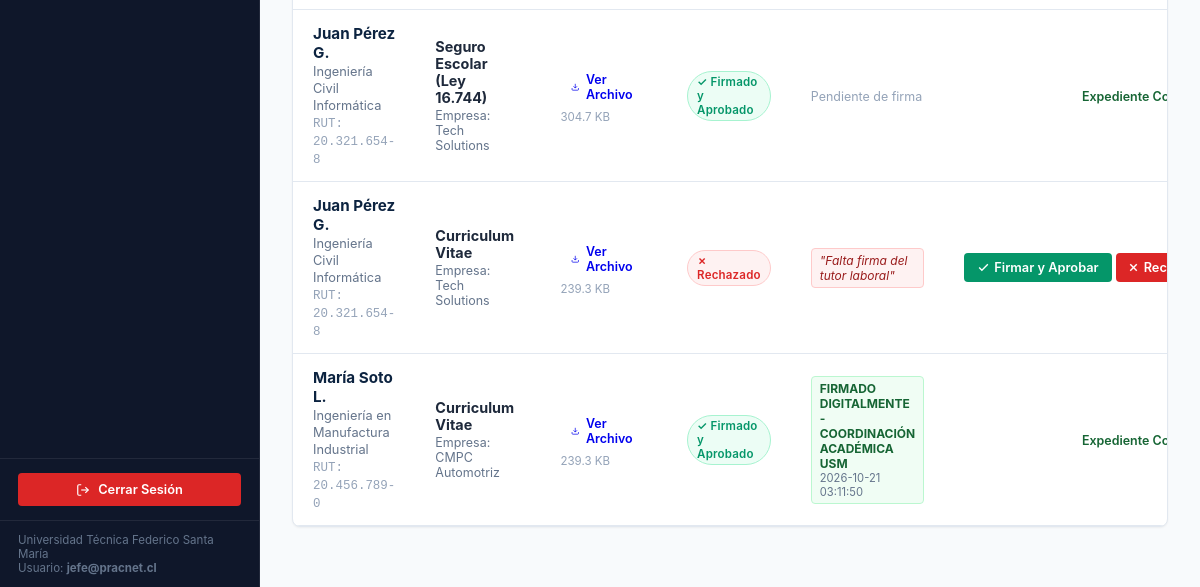
The page /admin/documentos (signed in, lower part) on the database as committed earlier.
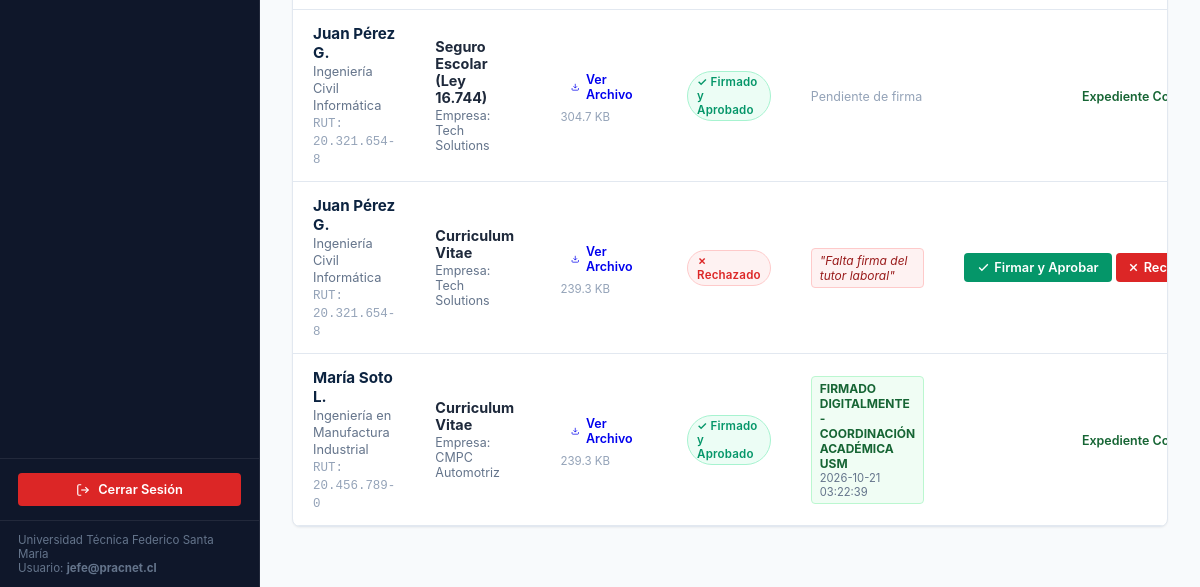
The same page on the database as committed later.
### tables this page shows
CREATE TABLE documento_practica (
            id INTEGER PRIMARY KEY AUTOINCREMENT,
            estudiante_id INTEGER NOT NULL REFERENCES estudiante(id) ON DELETE CASCADE,
            postulacion_id INTEGER REFERENCES postulacion(id) ON DELETE SET NULL,
            tipo_documento TEXT NOT NULL,
            nombre_archivo TEXT NOT NULL,
            ruta_archivo TEXT NOT NULL,
            tamano_bytes INTEGER,
            estado_validacion TEXT DEFAULT 'Pendiente',
            fecha_subida TIMESTAMP DEFAULT CURRENT_TIMESTAMP
        , observacion TEXT, firmado_por TEXT, fecha_firma TIMESTAMP);

CREATE TABLE estudiante (
            id INTEGER PRIMARY KEY AUTOINCREMENT,
            usuario_id INTEGER UNIQUE REFERENCES usuario(id) ON DELETE CASCADE,
            nombre TEXT NOT NULL,
            apellido TEXT,
            rut TEXT UNIQUE NOT NULL,
            correo_institucional TEXT NOT NULL,
            carrera TEXT NOT NULL,
            universidad TEXT DEFAULT 'Universidad Técnica Federico Santa María',
            sede TEXT DEFAULT 'Campus San Joaquín',
            ano_ingreso INTEGER DEFAULT 2022,
            semestre_actual INTEGER DEFAULT 8,
            avance_malla INTEGER DEFAULT 75,
            creditos_totales INTEGER DEFAULT 180,
            es_primera_practica INTEGER DEFAULT 1,
            habilidades TEXT,
            ubicacion TEXT DEFAULT 'Santiago, Chile',
            telefono TEXT DEFAULT '+56 9 1234 5678'
        );

CREATE TABLE empresa (
            id INTEGER PRIMARY KEY AUTOINCREMENT,
            usuario_id INTEGER REFERENCES usuario(id) ON DELETE SET NULL,
            nombre TEXT NOT NULL,
            area TEXT NOT NULL,
            direccion TEXT,
            correo_contacto TEXT,
            rut TEXT UNIQUE,
            convenio_vigente INTEGER DEFAULT 1,
            tasa_retencion INTEGER DEFAULT 35
        );

### app/routes_admin.py (the view)
@admin_bp.route('/documentos')
def documentos():
    estado_filtro = request.args.get('estado', '')
    with get_db() as conn:
        cursor = conn.cursor()
        query = """
            SELECT d.*, e.nombre as est_nombre, e.apellido as est_apellido, e.rut as est_rut, e.carrera as est_carrera,
                   o.titulo as oferta_titulo, emp.nombre as empresa_nombre
            FROM documento_practica d
            JOIN estudiante e ON d.estudiante_id = e.id
            LEFT JOIN postulacion p ON d.postulacion_id = p.id
            LEFT JOIN oferta_practica o ON p.oferta_practica_id = o.id
            LEFT JOIN empresa emp ON o.empresa_id = emp.id
        """
        params = []
        if estado_filtro:
            query += " WHERE d.estado_validacion = ?"
            params.append(estado_filtro)
        query += " ORDER BY d.id DESC"
        cursor.execute(query, tuple(params))
        documentos_lista = cursor.fetchall()
    return render_template('admin/documentos.html', documentos=documentos_lista, estado_filtro=estado_filtro)

### app/__init__.py (called while the page is built)
def create_app():
    app = Flask(__name__)
    app.config.from_object(Config)
    os.makedirs(app.config['UPLOAD_FOLDER'], exist_ok=True)
    init_db()
    from app.auth import auth_bp
    from app.routes_admin import admin_bp
    from app.routes_student import student_bp
    from app.routes_empresa import empresa_bp
    app.register_blueprint(auth_bp)
    app.register_blueprint(admin_bp)
    app.register_blueprint(student_bp)
    app.register_blueprint(empresa_bp)
    @app.route('/')
    def index():
        return redirect(url_for('auth.login'))
    @app.errorhandler(404)
    def page_not_found(e):
        return render_template('404.html'), 404
    @app.errorhandler(500)
    def internal_server_error(e):
        return render_template('500.html'), 500
    @app.after_request
    def apply_security_headers(response):
        return add_security_headers(response)
    return app

### app/database.py (called while the page is built)
def get_db_connection():
    conn = sqlite3.connect(Config.DATABASE_PATH)
    conn.row_factory = sqlite3.Row
    conn.execute("PRAGMA foreign_keys = ON;")
    return conn

@contextmanager
def get_db():
    conn = get_db_connection()
    try:
        yield conn
        conn.commit()
    except Exception as e:
        conn.rollback()
        raise e
    finally:
        conn.close()

### app/routes_admin.py (called while the page is built)
@admin_bp.before_request
@role_required(['admin', 'jefe_carrera'])
def restrict_admin():
    pass

### app/security.py (called while the page is built)
def role_required(allowed_roles):
    def decorator(f):
        @wraps(f)
        def decorated_function(*args, **kwargs):
            if 'user_id' not in session:
                flash('Por favor inicia sesión.', 'warning')
                return redirect(url_for('auth.login'))
            if session.get('rol') not in allowed_roles:
                flash('No tienes permisos suficientes para acceder a este módulo.', 'danger')
                return redirect(url_for('auth.unauthorized'))
            return f(*args, **kwargs)
        return decorated_function
    return decorator

def add_security_headers(response):
    response.headers['X-Content-Type-Options'] = 'nosniff'
    response.headers['X-Frame-Options'] = 'SAMEORIGIN'
    response.headers['X-XSS-Protection'] = '1; mode=block'
    response.headers['Referrer-Policy'] = 'strict-origin-when-cross-origin'
    return response

### app/templates/admin/documentos.html (shortened to what this page needs)
{% extends 'base.html' %}
{% block content %}
<div class="table-card">
  {% if documentos %}
  <table class="data-table">
    <tbody>
      {% for d in documentos %}
      <tr>
        <td>
          <strong style="color: var(--primary-navy); font-size: 0.95rem;">{{ d.est_nombre }} {{ d.est_apellido }}</strong><br>
          <span style="color: #64748b; font-size: 0.8rem;">{{ d.est_carrera }}</span><br>
          <span style="font-family: monospace; font-size: 0.78rem; color: #94a3b8;">RUT: {{ d.est_rut }}</span>
        </td>
        <td>
          <strong style="color: #1e293b; font-size: 0.9rem;">
            {% if d.tipo_documento == 'seguro_escolar' %}
              Seguro Escolar (Ley 16.744)
            {% elif d.tipo_documento == 'formulario_6000b' %}
              Formulario 6000 B
            {% elif d.tipo_documento == 'carta_aceptacion' %}
              Carta de Aceptación Empresa
            {% elif d.tipo_documento == 'informe_final' %}
              Informe Final de Práctica
            {% elif d.tipo_documento == 'curriculum' %}
              Curriculum Vitae
            {% else %}
              {{ d.tipo_documento }}
            {% endif %}
          </strong>
          {% if d.empresa_nombre %}
            <div style="font-size: 0.78rem; color: #64748b; margin-top: 2px;">
              Empresa: {{ d.empresa_nombre }}
            </div>
          {% endif %}
        </td>
        <td>
          <a href="{{ url_for('admin.descargar_documento_admin', doc_id=d.id) }}" class="btn btn-outline" style="padding: 4px 10px; font-size: 0.78rem; display: inline-flex; align-items: center; gap: 6px;">
            <svg width="12" height="12" viewBox="0 0 24 24" fill="none" stroke="currentColor" stroke-width="2"><path d="M21 15v4a2 2 0 0 1-2 2H5a2 2 0 0 1-2-2v-4"/><polyline points="7 10 12 15 17 10"/><line x1="12" y1="15" x2="12" y2="3"/></svg>
            <span>Ver Archivo</span>
          </a>
          <div style="font-size: 0.72rem; color: #94a3b8; margin-top: 3px;">
            {{ (d.tamano_bytes / 1024)|round(1) if d.tamano_bytes else '120' }} KB
          </div>
        </td>
        <td>
          {% if d.estado_validacion == 'Aprobado' %}
            <span class="badge badge-success">✓ Firmado y Aprobado</span>
          {% elif d.estado_validacion == 'Rechazado' %}
            <span class="badge badge-danger">✗ Rechazado</span>
          {% else %}
            <span class="badge badge-warning">● En Revisión</span>
          {% endif %}
        </td>
        <td style="max-width: 220px;">
          {% if d.firmado_por %}
            <div style="font-size: 0.75rem; color: #166534; background: #f0fdf4; border: 1px solid #bbf7d0; padding: 4px 8px; border-radius: 4px;">
              <strong>{{ d.firmado_por }}</strong>
              <div style="color: #64748b; font-size: 0.7rem;">{{ d.fecha_firma }}</div>
            </div>
          {% elif d.observacion %}
            <div style="font-size: 0.75rem; color: #991b1b; background: #fef2f2; border: 1px solid #fecaca; padding: 4px 8px; border-radius: 4px;">
              <em>"{{ d.observacion }}"</em>
            </div>
          {% else %}
            <span style="font-size: 0.78rem; color: #94a3b8;">Pendiente de firma</span>
          {% endif %}
        </td>
        <td style="text-align: right; white-space: nowrap;">
          {% if d.estado_validacion != 'Aprobado' %}
            <form method="POST" action="{{ url_for('admin.firmar_documento', doc_id=d.id) }}" style="display: inline-block; margin: 0;">
              <button type="submit" class="btn btn-success" style="padding: 6px 12px; font-size: 0.8rem; display: inline-flex; align-items: center; gap: 4px;">
                <svg width="13" height="13" viewBox="0 0 24 24" fill="none" stroke="currentColor" stroke-width="2.5"><polyline points="20 6 9 17 4 12"/></svg>
                <span>Firmar y Aprobar</span>
              </button>
            </form>
            <button type="button" onclick="abrirRechazo('{{ d.id }}', '{{ d.est_nombre }} {{ d.est_apellido }}', '{{ d.tipo_documento }}')" class="btn btn-danger" style="padding: 6px 10px; font-size: 0.8rem; display: inline-flex; align-items: center; gap: 4px;">
              <svg width="13" height="13" viewBox="0 0 24 24" fill="none" stroke="currentColor" stroke-width="2.5"><line x1="18" y1="6" x2="6" y2="18"/><line x1="6" y1="6" x2="18" y2="18"/></svg>
              <span>Rechazar</span>
            </button>
          {% else %}
            <span style="font-size: 0.78rem; color: #166534; font-weight: 600;">Expediente Conforme</span>
          {% endif %}
        </td>
      </tr>
      {% endfor %}
    </tbody>
  </table>
  {% endif %}
</div>
{% endblock %}

### app/templates/base.html (shortened to what this page needs)
<!DOCTYPE html>
<html lang="es">
<head>
  <link rel="stylesheet" href="{{ url_for('static', filename='css/pracnet.css') }}">
</head>
<body>
  {% if session.get('user_id') and session.get('rol') in ['admin', 'jefe_carrera'] %}
  <div class="app-container">
    <aside class="sidebar">
      <ul class="sidebar-menu">
      </ul>
      <div style="padding: 14px 18px; border-top: 1px solid rgba(255,255,255,0.08);">
        <a href="{{ url_for('auth.logout') }}" class="btn btn-danger btn-block" style="font-size: 0.8rem; padding: 8px;">
          <svg width="14" height="14" viewBox="0 0 24 24" fill="none" stroke="currentColor" stroke-width="2"><path d="M9 21H5a2 2 0 0 1-2-2V5a2 2 0 0 1 2-2h4"/><polyline points="16 17 21 12 16 7"/><line x1="21" y1="12" x2="9" y2="12"/></svg>
          Cerrar Sesión
        </a>
      </div>
      <div style="padding: 12px 18px; font-size: 0.72rem; color: #64748b; border-top: 1px solid rgba(255,255,255,0.08);">
        Universidad Técnica Federico Santa María<br>
        Usuario: <strong>{{ session.get('email') }}</strong>
      </div>
    </aside>
    <main class="main-content">
      {% block content %}{% endblock %}
    </main>
  </div>
  {% endif %}
</body>
</html>

### app/static/css/pracnet.css (style rules this page uses)
:root { --primary-navy: #0c2340; --primary-slate: #0f172a; --primary-surface: #1e293b; --accent-blue: #1d4ed8; --accent-blue-light: #eff6ff; --accent-gold: #b45309; --accent-gold-light: #fef3c7; --success-green: #059669; --success-light: #ecfdf5; --warning-amber: #d97706; --danger-red: #dc2626; --danger-light: #fef2f2; --bg-page: #f8fafc; --card-bg: #ffffff; --text-primary: #0f172a; --text-secondary: #475569; --text-muted: #64748b; --border-subtle: #e2e8f0; --border-strong: #cbd5e1; --sidebar-width: 260px; --radius-sm: 4px; --radius-md: 8px; --radius-lg: 12px; --shadow-sm: 0 1px 2px 0 rgb(0 0 0 / 0.05); --shadow-md: 0 4px 6px -1px rgb(0 0 0 / 0.07), 0 2px 4px -2px rgb(0 0 0 / 0.07); --shadow-lg: 0 10px 15px -3px rgb(0 0 0 / 0.08), 0 4px 6px -4px rgb(0 0 0 / 0.04); }
* { box-sizing: border-box; margin: 0; padding: 0; font-family: -apple-system, BlinkMacSystemFont, "Segoe UI", Roboto, "Helvetica Neue", Arial, sans-serif; }
body { background-color: var(--bg-page); color: var(--text-primary); min-height: 100vh; display: flex; flex-direction: column; -webkit-font-smoothing: antialiased; }
.app-container { display: flex; flex: 1; min-height: 100vh; }
.sidebar { width: var(--sidebar-width); background-color: var(--primary-slate); color: #f8fafc; display: flex; flex-direction: column; border-right: 1px solid rgba(255, 255, 255, 0.08); }
.sidebar-menu { list-style: none; padding: 16px 12px; flex: 1; }
.main-content { flex: 1; padding: 32px; overflow-y: auto; background-color: var(--bg-page); }
.table-card { background: var(--card-bg); border-radius: var(--radius-md); border: 1px solid var(--border-subtle); box-shadow: var(--shadow-sm); overflow: hidden; margin-bottom: 28px; }
.data-table { width: 100%; border-collapse: collapse; }
.data-table td { padding: 14px 20px; border-bottom: 1px solid var(--border-subtle); font-size: 0.88rem; color: var(--text-secondary); }
.badge { display: inline-flex; align-items: center; gap: 4px; padding: 3px 9px; border-radius: 9999px; font-size: 0.72rem; font-weight: 600; letter-spacing: 0.2px; }
.badge-success { background: var(--success-light); color: var(--success-green); border: 1px solid #a7f3d0; }
.badge-danger { background: var(--danger-light); color: var(--danger-red); border: 1px solid #fecaca; }
.btn { display: inline-flex; align-items: center; justify-content: center; gap: 8px; font-weight: 600; padding: 8px 16px; border-radius: var(--radius-sm); border: 1px solid transparent; cursor: pointer; text-decoration: none; font-size: 0.88rem; transition: all 0.15s ease-in-out; }
.btn-success { background-color: var(--success-green); color: #ffffff; }
.btn-danger { background-color: var(--danger-red); color: #ffffff; }
.btn-block { width: 100%; }

Rows that differ between the two databases and show on the page:
changed documento_practica "FIRMADO DIGITALMENTE - COORDINACIÓN ACADÉMICA USM": fecha_firma "2026-10-21 03:11:50" → "2026-10-21 03:22:39"
